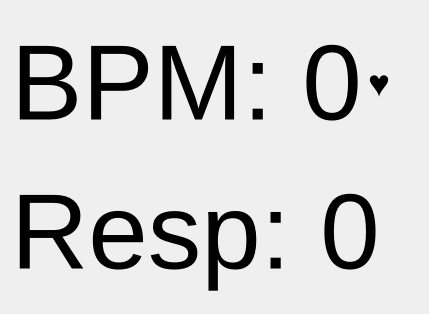
<?xml version="1.0" encoding="UTF-8"?>
<ui version="4.0">
 <class>Widget</class>
 <widget class="QWidget" name="Widget">
  <property name="geometry">
   <rect>
    <x>0</x>
    <y>0</y>
    <width>429</width>
    <height>314</height>
   </rect>
  </property>
  <property name="windowTitle">
   <string>Widget</string>
  </property>
  <layout class="QVBoxLayout" name="verticalLayout">
   <item>
    <layout class="QHBoxLayout" name="horizontalLayout">
     <item>
      <widget class="QLabel" name="label">
       <property name="font">
        <font>
         <pointsize>80</pointsize>
        </font>
       </property>
       <property name="text">
        <string>BPM: 0</string>
       </property>
      </widget>
     </item>
     <item>
      <widget class="QLabel" name="heart">
       <property name="font">
        <font>
         <pointsize>28</pointsize>
        </font>
       </property>
       <property name="text">
        <string>♥</string>
       </property>
      </widget>
     </item>
    </layout>
   </item>
   <item>
    <widget class="QLabel" name="label_2">
     <property name="font">
      <font>
       <pointsize>80</pointsize>
      </font>
     </property>
     <property name="text">
      <string>Resp: 0</string>
     </property>
    </widget>
   </item>
  </layout>
 </widget>
 <layoutdefault spacing="6" margin="11"/>
 <resources/>
 <connections/>
</ui>
